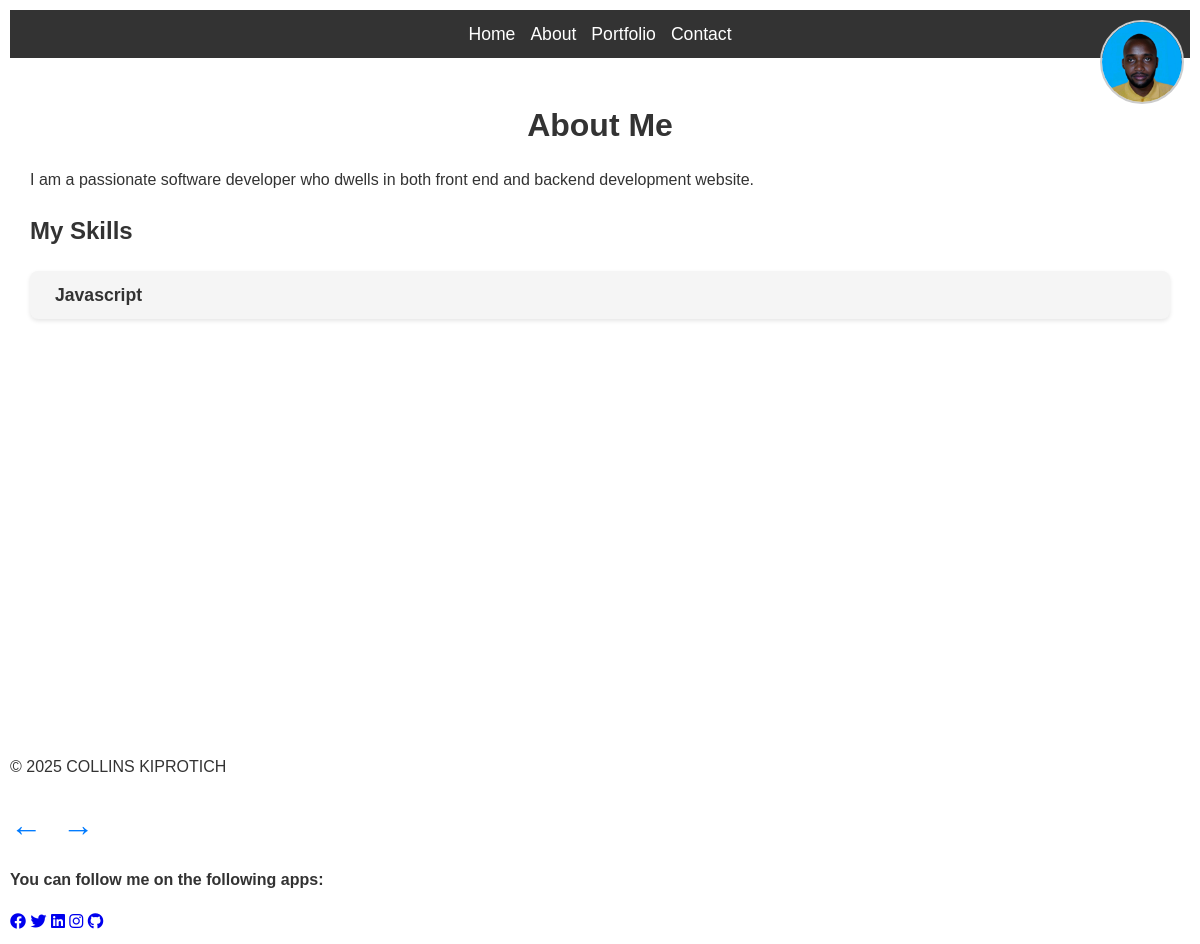
Before: /about with the older database file.
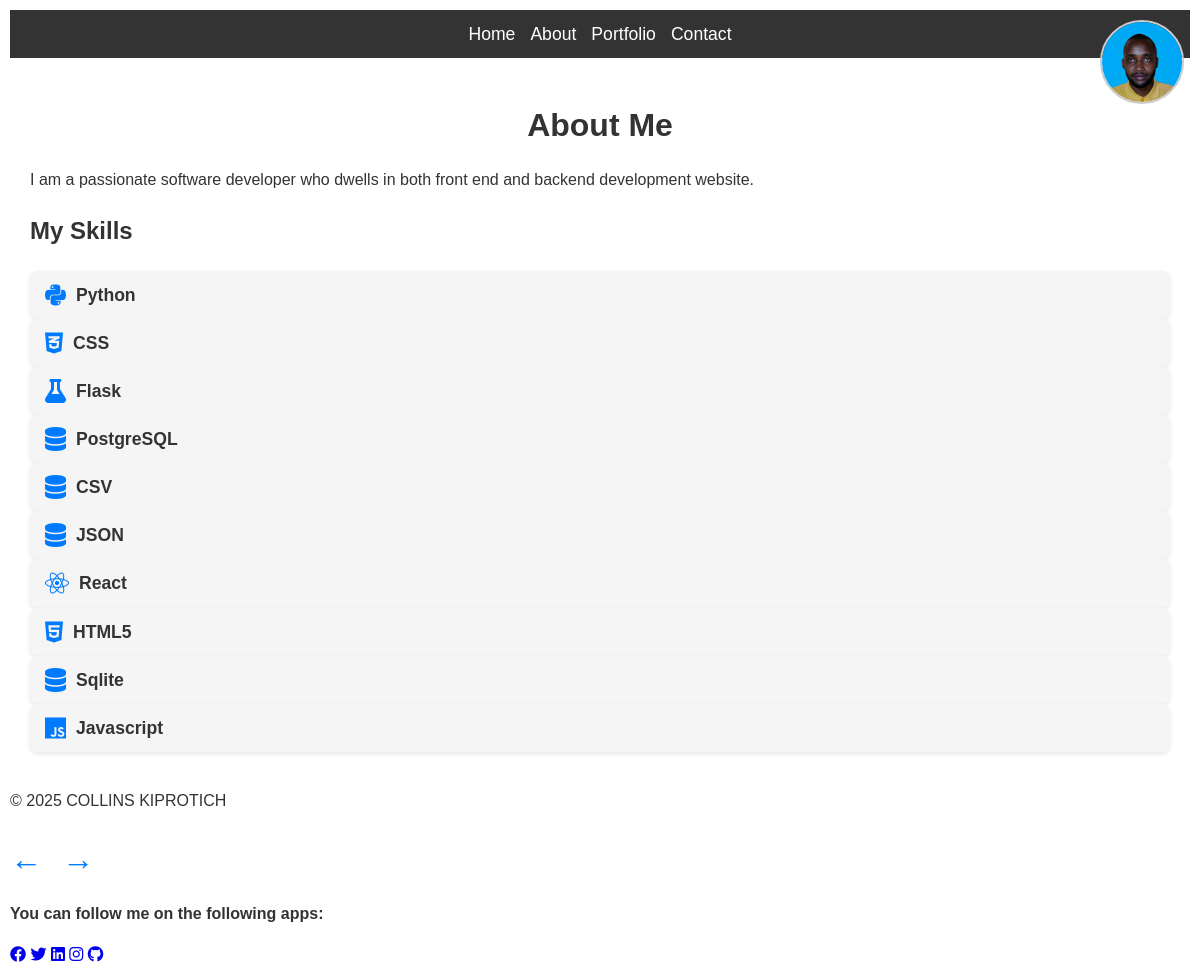
After: the same page with the newer database file.
### models.py (models this page shows)
class Skill(db.Model):
    id=db.Column(db.Integer, primary_key = True)
    name=db.Column(db.String(50), nullable = False)
    icon=db.Column(db.String(100), nullable = False)

### app.py (the view)
@app.route('/about')
def about():
    skills = Skill.query.all()  # Fetch all skills from the database
    return render_template('about.html', skills=skills)

### app.py (called while the page is built)
@app.context_processor
def inject_social_links():
    social_links = {
        "Facebook": "https://www.facebook.com/me/",
        "Twitter": "https://x.com/Its_thechief?t=Gk_h2r0Ddh-q-dFdqX1nAQ&s=03",
        "LinkedIn": "www.linkedin.com/in/collins-kiprotich-b82119211",
        "Instagram": "https://instagram.com",
        "GitHub": "https://github.com/COLLINS572615"
    }
    return dict(social_links=social_links)

### templates/about.html (shortened to what this page needs)
{% extends 'base.html' %}
{% block content %}
<h1>About Me</h1>
<p>I am a passionate software developer who dwells in both front end and backend development website.</p>
<h2>My Skills</h2>
<div class="skill-section">
    {% for skill in skills %}
    <div class="skill">
        <i class="{{ skill.icon }}"></i>
        <span>{{ skill.name }}</span>
    </div>
    {% endfor %}
</div>
{% endblock %}
{% block navigation %}
<div class="navigation-arrows">
    <a href="{{ url_for('home') }}" class="prev-arrow">←</a>
    <a href="{{ url_for('portfolio') }}" class="next-arrow">→</a>
</div>
{% endblock %}

### templates/base.html (shortened to what this page needs)
<!DOCTYPE html>
<html lang="en">
<head>
    <link rel="stylesheet" href="{{ url_for('static', filename='css/style.css') }}">
    <link href="https://cdnjs.cloudflare.com/ajax/libs/font-awesome/6.0.0-beta3/css/all.min.css" rel="stylesheet">
</head>
<body>
    <header>
        <div class="profile-picture-header">
            <img src="{{ url_for('static', filename='uploads/profile.jpg') }}" alt="Profile Picture" id="profile-dropdown-toggle">
        </div>
        <nav>
            <a href="{{ url_for('home') }}">Home</a>
            <a href="{{ url_for('about') }}">About</a>
            <a href="{{ url_for('portfolio') }}">Portfolio</a>
            <a href="{{ url_for('contact') }}">Contact</a>
        </nav>
    </header>
    <main>
        {% block content %}{% endblock %}
    </main>
    <footer>
        <p>© 2025 COLLINS KIPROTICH</p>
        <div class="page-navigation">
            {% block navigation %}{% endblock %}
        </div>
        <p class="follow-message"><strong>You can follow me on the following apps:</strong></p>
        <div class="social-media">
            <a href="https://facebook.com/yourusername" target="_blank"><i class="fab fa-facebook"></i></a>
            <a href="https://twitter.com/yourusername" target="_blank"><i class="fab fa-twitter"></i></a>
            <a href="https://www.linkedin.com/in/collins-kiprotich-b82119211/?lipi=urn%3Ali%3Apage%3Ad_flagship3_job_details%3BVSckVMgPTAWpnysG2%2FQItw%3D%3D" target="_blank"><i class="fab fa-linkedin"></i></a>
            <a href="https://instagram.com/yourusername" target="_blank"><i class="fab fa-instagram"></i></a>
            <a href="https://github.com/COLLINS572615" target="_blank"><i class="fab fa-github"></i></a>
        </div>
    </footer>
</body>
</html>

### static/css/style.css (style rules this page uses)
body { margin: 10px; font-family: Arial, sans-serif; line-height: 1.6; color: #333; text-align: auto; }
header { background: #333; color: #fff; padding: 10px 0; }
header nav { display: flex; justify-content: center; gap: 15px; }
header nav a { color: #fff; text-decoration: none; font-size: 1.1em; }
main { padding: 20px; min-height: calc(100vh - 160px); }
h1 { text-align: center; margin-bottom: 10px; }
.profile-picture-header { position: absolute; top: 20px; right: 20px; width: 80px; height: 80px; cursor: pointer; }
.profile-picture-header img { width: 100%; height: 100%; border-radius: 50%; object-fit: cover; border: 2px solid #ccc; }
.skill { display: flex; align-items: center; gap: 10px; background: #f5f5f5; padding: 10px 15px; border-radius: 8px; box-shadow: 0 2px 4px rgba(0, 0, 0, 0.1); transition: transform 0.2s ease; }
.skill i { font-size: 1.5em; color: #007BFF; }
.skill span { font-size: 1.1em; font-weight: 600; }
.page-navigation { display: flex; justify-content: space-between; align-items: center; margin-top: 20px; }
.navigation-arrows { display: flex; justify-content: center; gap: 20px; }
.prev-arrow, .next-arrow { font-size: 2em; color: #007BFF; text-decoration: none; transition: color 0.3s ease; }

Changed rows visible on the page:
added Skill: name "Python"
added Skill: name "CSS"
added Skill: name "Flask"
added Skill: name "PostgreSQL"
added Skill: name "CSV"
added Skill: name "JSON"
added Skill: name "React"
added Skill: name "HTML5"
added Skill: name "Sqlite"
